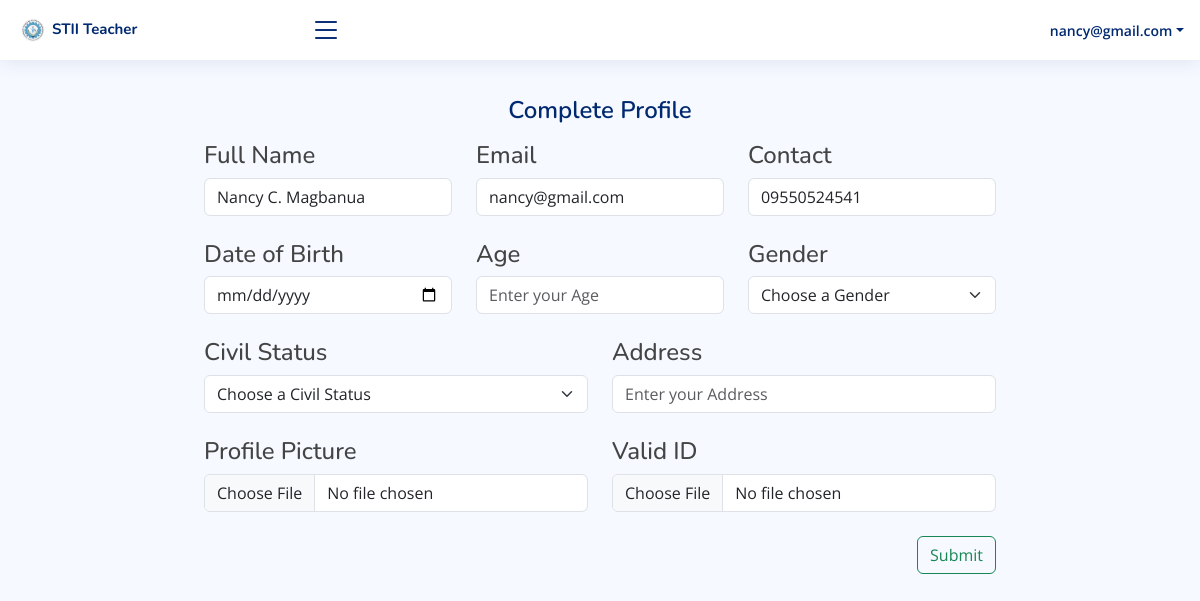
Screenshot of /Coordinator/Teacher/complete_profile.php (signed in) with the database file from the repository.
### tables this page shows
CREATE TABLE `teacher` (
  `t_id` int(11) NOT NULL,
  `full_name` varchar(255) NOT NULL,
  `email` varchar(255) NOT NULL,
  `password` varchar(255) NOT NULL,
  `confirm_password` varchar(255) NOT NULL,
  `contact_number` varchar(255) NOT NULL,
  `status` varchar(255) NOT NULL,
  `date` timestamp NOT NULL DEFAULT current_timestamp() ON UPDATE current_timestamp(),
  `r_id` int(11) NOT NULL,
  `profile_picture` varchar(255) NOT NULL,
  `valid_id` varchar(255) NOT NULL,
  `address` varchar(255) NOT NULL,
  `gender` varchar(255) NOT NULL,
  `birthdate` varchar(255) NOT NULL,
  `age` varchar(255) NOT NULL,
  `civil_status` varchar(255) NOT NULL
);

### Coordinator/Teacher/complete_profile.php (the view, shortened to what this page needs)
<?php
if (isset($_SESSION['email']) && isset($_SESSION['t_id']) && ($_SESSION['password']) ) {
?>
<!DOCTYPE html>
<html lang="en">
<head>
  <link href="assets/vendor/bootstrap/css/bootstrap.min.css" rel="stylesheet">
  <link href="assets/vendor/bootstrap-icons/bootstrap-icons.css" rel="stylesheet">
  <link href="assets/vendor/boxicons/css/boxicons.min.css" rel="stylesheet">
  <link href="assets/vendor/quill/quill.snow.css" rel="stylesheet">
  <link href="assets/vendor/quill/quill.bubble.css" rel="stylesheet">
  <link href="assets/vendor/remixicon/remixicon.css" rel="stylesheet">
  <link href="assets/vendor/simple-datatables/style.css" rel="stylesheet">
  <link href="assets/css/style.css" rel="stylesheet">
</head>
<body>
  <header id="header" class="header fixed-top d-flex align-items-center">
    <div class="d-flex align-items-center justify-content-between">
      <a href="#" class="logo d-flex align-items-center">
        <img src="assets/img/s.png" alt="">
        <span class="d-none d-lg-block" style="font-size: 15px;">STII Teacher</span>
      </a>
      <i class="bi bi-list toggle-sidebar-btn"></i>
    </div>
    <nav class="header-nav ms-auto">
      <ul class="d-flex align-items-center">
        <li class="nav-item dropdown pe-3">
          <a class="nav-link nav-profile d-flex align-items-center pe-0" href="#" data-bs-toggle="dropdown">
            <span class="d-none d-md-block dropdown-toggle ps-2"><?php echo $_SESSION['email'] ?></span>
          </a>
        </li>
      </ul>
    </nav>
  </header>
<br><br><br><br>
    <div class="pagetitle">
      <center>
      	<h1>Complete Profile</h1>
      </center>
    </div>
      <div class="row">
      	<?php
if (isset($_SESSION['t_id'])) {
    $t_id = $_SESSION['t_id'];
    include "conn.php";
    $query = "SELECT * FROM teacher WHERE t_id = $t_id";
    $result = mysqli_query($conn, $query);
    if ($result && mysqli_num_rows($result) > 0) {
        $row = mysqli_fetch_assoc($result);
        $full_name = $row['full_name'];
        $email = $row['email'];
        $contact_number = $row['contact_number'];
        ?>
      	<div class="col-lg-2">
      	</div>
      	<div class="col-lg-8">
      	<form method="post" action="complete_profile_functions.php" enctype="multipart/form-data" >
	      		<div class="row">
	      			<div class="col-lg-4">
	      				<label>
	      					<h4>Full Name</h4>
	      				</label>
	      				<input type="text" name="full_name" id="full_name" class="form-control" placeholder="Enter your Full Name" value="<?php echo $full_name; ?>" readonly>
	      			</div>
	      			<div class="col-lg-4">
	      				<label>
	      					<h4>Email</h4>
	      				</label>
	      				<input type="text" name="email" id="email" class="form-control" placeholder="Enter your Full Name" value="<?php echo $email; ?>" readonly>
	      			</div>
	      			<div class="col-lg-4">
	      				<label>
	      					<h4>Contact</h4>
	      				</label>
	      				<input type="text" name="contact_number" id="contact_number" class="form-control" placeholder="Enter your Full Name" value="<?php echo $contact_number; ?>" readonly>
	      			</div>
	      			<div class="col-lg-12">
	      				<br>
	      			</div>
	      			<div class="col-lg-4">
	      				<label>
	      					<h4>Date of Birth</h4>
	      				</label>
	      				<input type="date" name="birthdate" id="birthdate" class="form-control" placeholder="Enter your Full Name" value="" required>
	      			</div>
	      			<div class="col-lg-4">
	      				<label>
	      					<h4>Age</h4>
	      				</label>
	      				<input type="number" name="age" id="age" class="form-control" placeholder="Enter your Age" readonly value="">
	      			</div>
	      			<div class="col-lg-4">
	      				<label>
	      					<h4>Gender</h4>
	      				</label>
	      				<select class="form-select" name="gender" id="gender">
	      					<option selected disabled>Choose a Gender</option>
	      				</select>
	      			</div>
					<div class="col-lg-12">
						<br>
					</div>
	      			<div class="col-lg-6">
	      				<label>
	      					<h4>Civil Status</h4>
	      				</label>
	      				<select class="form-select" name="civil_status" id="civil_status">
	      					<option selected disabled>Choose a Civil Status</option>
	      				</select>
	      			</div>
	      			<div class="col-lg-6">
	      				<label>
	      					<h4>Address</h4>
	      				</label>
	      				<input type="text" name="address" id="address" class="form-control" placeholder="Enter your Address" required value="">
	      			</div>
	      			<div class="col-lg-12">
	      				<br>
	      			</div>
	      			<div class="col-lg-6">
	      				<label>
	      					<h4>Profile Picture</h4>
	      				</label>
	      				<input type="file" name="profile_picture" id="profile_picture" class="form-control"  required value="">
	      			</div>
	      			<div class="col-lg-6">
	      				<label>
	      					<h4>Valid ID</h4>
	      				</label>
	      				<input type="file" name="valid_id" id="valid_id" class="form-control"  required value="">
	      			</div>
	      			<div class="col-lg-12">
	      				<br>
	      			</div>
	      			<div class="col-lg-12">
	      				<button class="btn btn-outline-success" style="float: right;">Submit</button>
	      			</div>
	      		</div>
      	</form>
      	</div>
      	<div class="col-lg-2">
      	</div>
      	<?php
    } else {
        echo "<center>No data available for this client ID</center>";
    }
} else {
    echo "<center>No Coordinator ID found in session. Please log in.</center>";
}
?>
      </div>
</body>
</html>
<?php
}else{
    header("Location: sign_in.php");
    exit();
}
?>

### Coordinator/Teacher/assets/css/style.css (style rules this page uses)
:root { scroll-behavior: smooth; }
body { font-family: "Open Sans", sans-serif; background: #f6f9ff; color: #444444; }
a { color: #4154f1; text-decoration: none; }
h1, h2, h3, h4, h5, h6 { font-family: "Nunito", sans-serif; }
.pagetitle { margin-bottom: 10px; }
.pagetitle h1 { font-size: 24px; margin-bottom: 0; font-weight: 600; color: #012970; }
.logo { line-height: 1; }
@media (min-width: 1200px) { .logo { width: 280px; } }
.logo img { max-height: 26px; margin-right: 6px; }
.logo span { font-size: 26px; font-weight: 700; color: #012970; font-family: "Nunito", sans-serif; }
.header { transition: all 0.5s; z-index: 997; height: 60px; box-shadow: 0px 2px 20px rgba(1, 41, 112, 0.1); background-color: #fff; padding-left: 20px; }
.header .toggle-sidebar-btn { font-size: 32px; padding-left: 10px; cursor: pointer; color: #012970; }
.header-nav ul { list-style: none; }
.header-nav>ul { margin: 0; padding: 0; }
.header-nav .nav-profile { color: #012970; }
.header-nav .nav-profile span { font-size: 14px; font-weight: 600; }

### rows the page displays
teacher: full_name "Nancy C. Magbanua", email "nancy@gmail.com", contact_number "09550524541"

### other values shown
$_SESSION['email'] "nancy@gmail.com"
